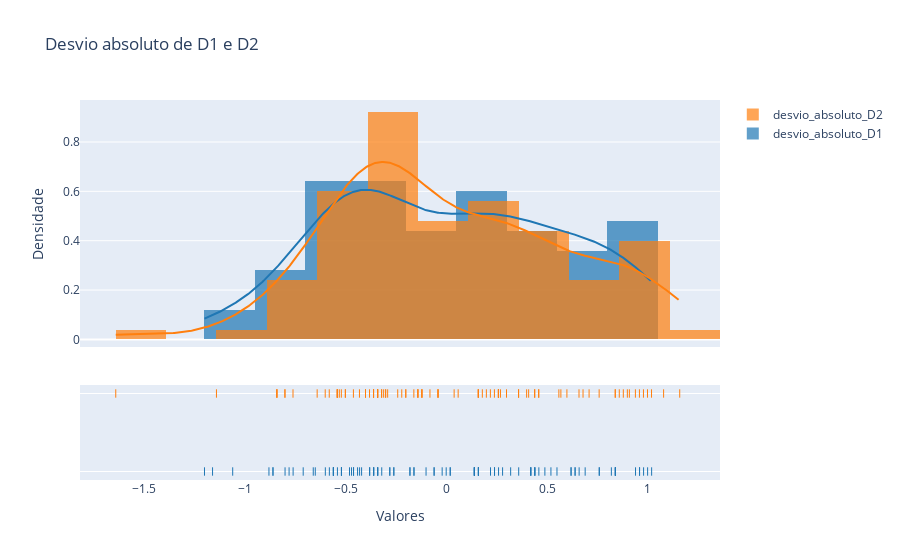

Notebook code cell kept with this figure:
### Markdown cell above
O gráfico acima apresenta a variação entre as medidas coletadas entre 100 esferas, baseadas nos Diâmetro 1 (D1) e  Diâmetro 2 (D2, a mesma esfera movimentada a 90°).

### Code cell
df_subset = df[['desvio_absoluto_D1', 'desvio_absoluto_D2']]

fig = ff.create_distplot([df_subset[c] for c in df_subset.columns], df_subset.columns, bin_size=.25)

fig.update_layout(title='Desvio absoluto de D1 e D2',
                  xaxis_title='Valores',
                  yaxis_title='Densidade')

fig.show()

### Figure 1 — Plotly figure (JSON) as saved in the notebook; plotly's stock layout.template omitted (floating-point values rounded to 4 significant figures; data arrays with more than 128 entries replaced by an {"elided": "..."} marker saying what was removed)
{"data": [{"histnorm": "probability density", "legendgroup": "desvio_absoluto_D1", "marker": {"color": "rgb(31, 119, 180)"}, "name": "desvio_absoluto_D1", "opacity": 0.7, "type": "histogram", "x": [-0.4607, -0.4307, 0.5493, 0.4393, -0.3607, -0.2607, -0.3607, 0.1393, 0.2393, 0.6393, -0.7607, -0.3407, 0.1593, -0.8807, -0.6007, -0.1807, -0.3807, 0.6593, 0.6193, -0.5607, -0.5207, -0.7107, -0.4707, 0.2393, -0.8607, -0.6507, 0.1393, -0.5607, -0.0607, -1.061, 0.6393, -0.7807, -0.5807, -0.3607, -0.8007, 0.4193, -1.201, -0.4807, 0.4193, 0.4593, 0.3193, 0.7593, 0.9793, -0.4407, 1.019, 0.9593, 0.6193, 0.0193, 0.9593, 0.9993, 0.7593, -0.6607, -0.5607, -0.1807, 0.2593, 0.2193, -0.0007, 0.4893, 0.6893, 0.4393, 0.8393, -0.0607, -0.1607, 0.8393, 0.8393, 0.1393, 0.1393, 0.4393, 0.9393, -0.3407, -0.5207, -0.1007, -0.2807, -0.0207, -0.4607, -0.4207, -0.3807, -0.5207, 0.3593, 0.4193, 0.8393, 0.8193, 0.0193, 0.5193, 0.2793, -0.3407, 0.8393, -0.8607, 0.1593, -0.5407, -1.161, 0.1593, -0.5607, -0.2607, -0.1607, 0.1393, -0.2807, 0.1393, -0.3207, 0.1593], "xaxis": "x", "xbins": {"end": 1.019, "size": 0.25, "start": -1.201}, "yaxis": "y"}, {"histnorm": "probability density", "legendgroup": "desvio_absoluto_D2", "marker": {"color": "rgb(255, 127, 14)"}, "name": "desvio_absoluto_D2", "opacity": 0.7, "type": "histogram", "x": [-0.3413, -0.3113, 0.5687, 0.4587, -0.3213, -0.2913, -0.3413, 0.1587, 0.2587, 0.6587, -0.8413, -0.3413, 0.1787, -0.8013, -0.3613, -0.2013, -0.5213, 0.6787, -0.4013, -0.5413, -0.5813, -0.5413, -0.5413, 0.2687, -0.8413, -0.3413, -0.1413, -0.4313, -0.1413, -1.641, 0.5587, -0.6413, -0.6013, -0.5013, -0.8013, 0.2387, -1.141, -0.0413, 0.3587, 0.4387, 0.2987, 0.9787, 1.019, -0.5013, 0.8987, 0.9987, 0.5987, -0.0813, 0.9387, 0.9587, 1.079, -0.7613, -0.4613, -0.2013, 0.2187, 0.1987, -0.1213, 0.4087, 0.7087, 0.2587, 0.9087, 0.1587, -0.0413, -0.0413, 0.7587, 0.8587, -0.3413, 0.4587, 0.8787, -0.2213, -0.4013, -0.1213, 0.0387, 0.1587, -0.3813, -0.3613, -0.2413, -0.3413, 0.4387, 0.3587, 0.8387, 1.159, -0.1613, -0.3213, 0.3987, -0.3613, 0.8387, -0.5413, -0.1413, -0.5313, -0.8413, -0.1213, -0.3413, -0.3413, 0.2587, 0.2587, -0.3013, 0.2587, -0.3013, 0.0587], "xaxis": "x", "xbins": {"end": 1.159, "size": 0.25, "start": -1.641}, "yaxis": "y"}, {"legendgroup": "desvio_absoluto_D1", "marker": {"color": "rgb(31, 119, 180)"}, "mode": "lines", "name": "desvio_absoluto_D1", "showlegend": false, "type": "scatter", "x": {"elided": "500 float values"}, "xaxis": "x", "y": {"elided": "500 float values"}, "yaxis": "y"}, {"legendgroup": "desvio_absoluto_D2", "marker": {"color": "rgb(255, 127, 14)"}, "mode": "lines", "name": "desvio_absoluto_D2", "showlegend": false, "type": "scatter", "x": {"elided": "500 float values"}, "xaxis": "x", "y": {"elided": "500 float values"}, "yaxis": "y"}, {"legendgroup": "desvio_absoluto_D1", "marker": {"color": "rgb(31, 119, 180)", "symbol": "line-ns-open"}, "mode": "markers", "name": "desvio_absoluto_D1", "showlegend": false, "type": "scatter", "x": [-0.4607, -0.4307, 0.5493, 0.4393, -0.3607, -0.2607, -0.3607, 0.1393, 0.2393, 0.6393, -0.7607, -0.3407, 0.1593, -0.8807, -0.6007, -0.1807, -0.3807, 0.6593, 0.6193, -0.5607, -0.5207, -0.7107, -0.4707, 0.2393, -0.8607, -0.6507, 0.1393, -0.5607, -0.0607, -1.061, 0.6393, -0.7807, -0.5807, -0.3607, -0.8007, 0.4193, -1.201, -0.4807, 0.4193, 0.4593, 0.3193, 0.7593, 0.9793, -0.4407, 1.019, 0.9593, 0.6193, 0.0193, 0.9593, 0.9993, 0.7593, -0.6607, -0.5607, -0.1807, 0.2593, 0.2193, -0.0007, 0.4893, 0.6893, 0.4393, 0.8393, -0.0607, -0.1607, 0.8393, 0.8393, 0.1393, 0.1393, 0.4393, 0.9393, -0.3407, -0.5207, -0.1007, -0.2807, -0.0207, -0.4607, -0.4207, -0.3807, -0.5207, 0.3593, 0.4193, 0.8393, 0.8193, 0.0193, 0.5193, 0.2793, -0.3407, 0.8393, -0.8607, 0.1593, -0.5407, -1.161, 0.1593, -0.5607, -0.2607, -0.1607, 0.1393, -0.2807, 0.1393, -0.3207, 0.1593], "xaxis": "x", "y": ["desvio_absoluto_D1", "desvio_absoluto_D1", "desvio_absoluto_D1", "desvio_absoluto_D1", "desvio_absoluto_D1", "desvio_absoluto_D1", "desvio_absoluto_D1", "desvio_absoluto_D1", "desvio_absoluto_D1", "desvio_absoluto_D1", "desvio_absoluto_D1", "desvio_absoluto_D1", "desvio_absoluto_D1", "desvio_absoluto_D1", "desvio_absoluto_D1", "desvio_absoluto_D1", "desvio_absoluto_D1", "desvio_absoluto_D1", "desvio_absoluto_D1", "desvio_absoluto_D1", "desvio_absoluto_D1", "desvio_absoluto_D1", "desvio_absoluto_D1", "desvio_absoluto_D1", "desvio_absoluto_D1", "desvio_absoluto_D1", "desvio_absoluto_D1", "desvio_absoluto_D1", "desvio_absoluto_D1", "desvio_absoluto_D1", "desvio_absoluto_D1", "desvio_absoluto_D1", "desvio_absoluto_D1", "desvio_absoluto_D1", "desvio_absoluto_D1", "desvio_absoluto_D1", "desvio_absoluto_D1", "desvio_absoluto_D1", "desvio_absoluto_D1", "desvio_absoluto_D1", "desvio_absoluto_D1", "desvio_absoluto_D1", "desvio_absoluto_D1", "desvio_absoluto_D1", "desvio_absoluto_D1", "desvio_absoluto_D1", "desvio_absoluto_D1", "desvio_absoluto_D1", "desvio_absoluto_D1", "desvio_absoluto_D1", "desvio_absoluto_D1", "desvio_absoluto_D1", "desvio_absoluto_D1", "desvio_absoluto_D1", "desvio_absoluto_D1", "desvio_absoluto_D1", "desvio_absoluto_D1", "desvio_absoluto_D1", "desvio_absoluto_D1", "desvio_absoluto_D1", "desvio_absoluto_D1", "desvio_absoluto_D1", "desvio_absoluto_D1", "desvio_absoluto_D1", "desvio_absoluto_D1", "desvio_absoluto_D1", "desvio_absoluto_D1", "desvio_absoluto_D1", "desvio_absoluto_D1", "desvio_absoluto_D1", "desvio_absoluto_D1", "desvio_absoluto_D1", "desvio_absoluto_D1", "desvio_absoluto_D1", "desvio_absoluto_D1", "desvio_absoluto_D1", "desvio_absoluto_D1", "desvio_absoluto_D1", "desvio_absoluto_D1", "desvio_absoluto_D1", "desvio_absoluto_D1", "desvio_absoluto_D1", "desvio_absoluto_D1", "desvio_absoluto_D1", "desvio_absoluto_D1", "desvio_absoluto_D1", "desvio_absoluto_D1", "desvio_absoluto_D1", "desvio_absoluto_D1", "desvio_absoluto_D1", "desvio_absoluto_D1", "desvio_absoluto_D1", "desvio_absoluto_D1", "desvio_absoluto_D1", "desvio_absoluto_D1", "desvio_absoluto_D1", "desvio_absoluto_D1", "desvio_absoluto_D1", "desvio_absoluto_D1", "desvio_absoluto_D1"], "yaxis": "y2"}, {"legendgroup": "desvio_absoluto_D2", "marker": {"color": "rgb(255, 127, 14)", "symbol": "line-ns-open"}, "mode": "markers", "name": "desvio_absoluto_D2", "showlegend": false, "type": "scatter", "x": [-0.3413, -0.3113, 0.5687, 0.4587, -0.3213, -0.2913, -0.3413, 0.1587, 0.2587, 0.6587, -0.8413, -0.3413, 0.1787, -0.8013, -0.3613, -0.2013, -0.5213, 0.6787, -0.4013, -0.5413, -0.5813, -0.5413, -0.5413, 0.2687, -0.8413, -0.3413, -0.1413, -0.4313, -0.1413, -1.641, 0.5587, -0.6413, -0.6013, -0.5013, -0.8013, 0.2387, -1.141, -0.0413, 0.3587, 0.4387, 0.2987, 0.9787, 1.019, -0.5013, 0.8987, 0.9987, 0.5987, -0.0813, 0.9387, 0.9587, 1.079, -0.7613, -0.4613, -0.2013, 0.2187, 0.1987, -0.1213, 0.4087, 0.7087, 0.2587, 0.9087, 0.1587, -0.0413, -0.0413, 0.7587, 0.8587, -0.3413, 0.4587, 0.8787, -0.2213, -0.4013, -0.1213, 0.0387, 0.1587, -0.3813, -0.3613, -0.2413, -0.3413, 0.4387, 0.3587, 0.8387, 1.159, -0.1613, -0.3213, 0.3987, -0.3613, 0.8387, -0.5413, -0.1413, -0.5313, -0.8413, -0.1213, -0.3413, -0.3413, 0.2587, 0.2587, -0.3013, 0.2587, -0.3013, 0.0587], "xaxis": "x", "y": ["desvio_absoluto_D2", "desvio_absoluto_D2", "desvio_absoluto_D2", "desvio_absoluto_D2", "desvio_absoluto_D2", "desvio_absoluto_D2", "desvio_absoluto_D2", "desvio_absoluto_D2", "desvio_absoluto_D2", "desvio_absoluto_D2", "desvio_absoluto_D2", "desvio_absoluto_D2", "desvio_absoluto_D2", "desvio_absoluto_D2", "desvio_absoluto_D2", "desvio_absoluto_D2", "desvio_absoluto_D2", "desvio_absoluto_D2", "desvio_absoluto_D2", "desvio_absoluto_D2", "desvio_absoluto_D2", "desvio_absoluto_D2", "desvio_absoluto_D2", "desvio_absoluto_D2", "desvio_absoluto_D2", "desvio_absoluto_D2", "desvio_absoluto_D2", "desvio_absoluto_D2", "desvio_absoluto_D2", "desvio_absoluto_D2", "desvio_absoluto_D2", "desvio_absoluto_D2", "desvio_absoluto_D2", "desvio_absoluto_D2", "desvio_absoluto_D2", "desvio_absoluto_D2", "desvio_absoluto_D2", "desvio_absoluto_D2", "desvio_absoluto_D2", "desvio_absoluto_D2", "desvio_absoluto_D2", "desvio_absoluto_D2", "desvio_absoluto_D2", "desvio_absoluto_D2", "desvio_absoluto_D2", "desvio_absoluto_D2", "desvio_absoluto_D2", "desvio_absoluto_D2", "desvio_absoluto_D2", "desvio_absoluto_D2", "desvio_absoluto_D2", "desvio_absoluto_D2", "desvio_absoluto_D2", "desvio_absoluto_D2", "desvio_absoluto_D2", "desvio_absoluto_D2", "desvio_absoluto_D2", "desvio_absoluto_D2", "desvio_absoluto_D2", "desvio_absoluto_D2", "desvio_absoluto_D2", "desvio_absoluto_D2", "desvio_absoluto_D2", "desvio_absoluto_D2", "desvio_absoluto_D2", "desvio_absoluto_D2", "desvio_absoluto_D2", "desvio_absoluto_D2", "desvio_absoluto_D2", "desvio_absoluto_D2", "desvio_absoluto_D2", "desvio_absoluto_D2", "desvio_absoluto_D2", "desvio_absoluto_D2", "desvio_absoluto_D2", "desvio_absoluto_D2", "desvio_absoluto_D2", "desvio_absoluto_D2", "desvio_absoluto_D2", "desvio_absoluto_D2", "desvio_absoluto_D2", "desvio_absoluto_D2", "desvio_absoluto_D2", "desvio_absoluto_D2", "desvio_absoluto_D2", "desvio_absoluto_D2", "desvio_absoluto_D2", "desvio_absoluto_D2", "desvio_absoluto_D2", "desvio_absoluto_D2", "desvio_absoluto_D2", "desvio_absoluto_D2", "desvio_absoluto_D2", "desvio_absoluto_D2", "desvio_absoluto_D2", "desvio_absoluto_D2", "desvio_absoluto_D2", "desvio_absoluto_D2", "desvio_absoluto_D2", "desvio_absoluto_D2"], "yaxis": "y2"}], "layout": {"autosize": true, "barmode": "overlay", "hovermode": "closest", "legend": {"traceorder": "reversed"}, "title": {"text": "Desvio absoluto de D1 e D2"}, "xaxis": {"anchor": "y2", "autorange": true, "domain": [0, 1], "range": [-1.814, 1.359], "title": {"text": "Valores"}, "type": "linear", "zeroline": false}, "yaxis": {"anchor": "free", "autorange": true, "domain": [0.35, 1], "position": 0, "range": [-0.03062, 0.97], "title": {"text": "Densidade"}, "type": "linear"}, "yaxis2": {"anchor": "x", "autorange": true, "domain": [0, 0.25], "dtick": 1, "range": [-0.1818, 1.182], "showticklabels": false, "type": "category"}}}
